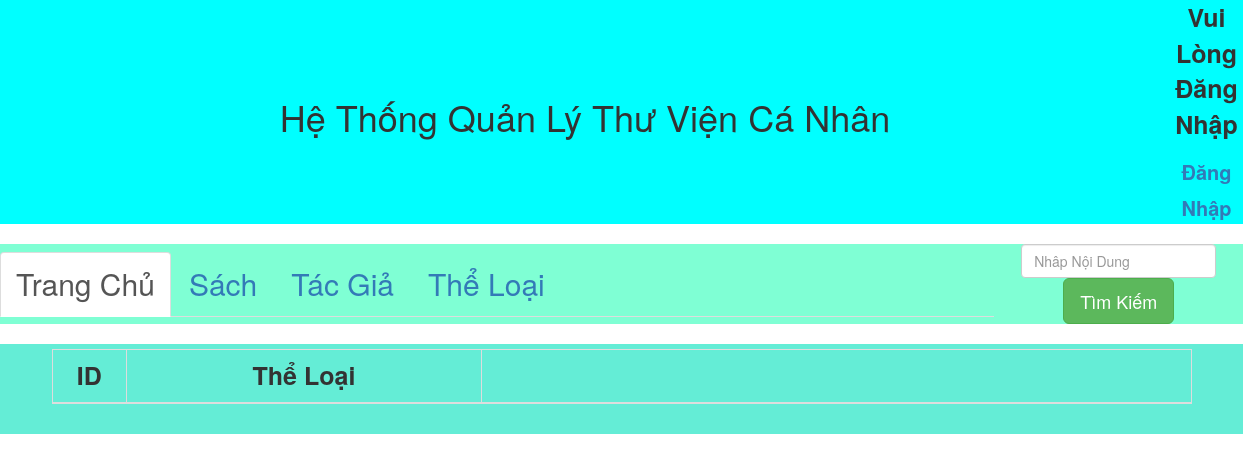
The app's page /category/, older data.
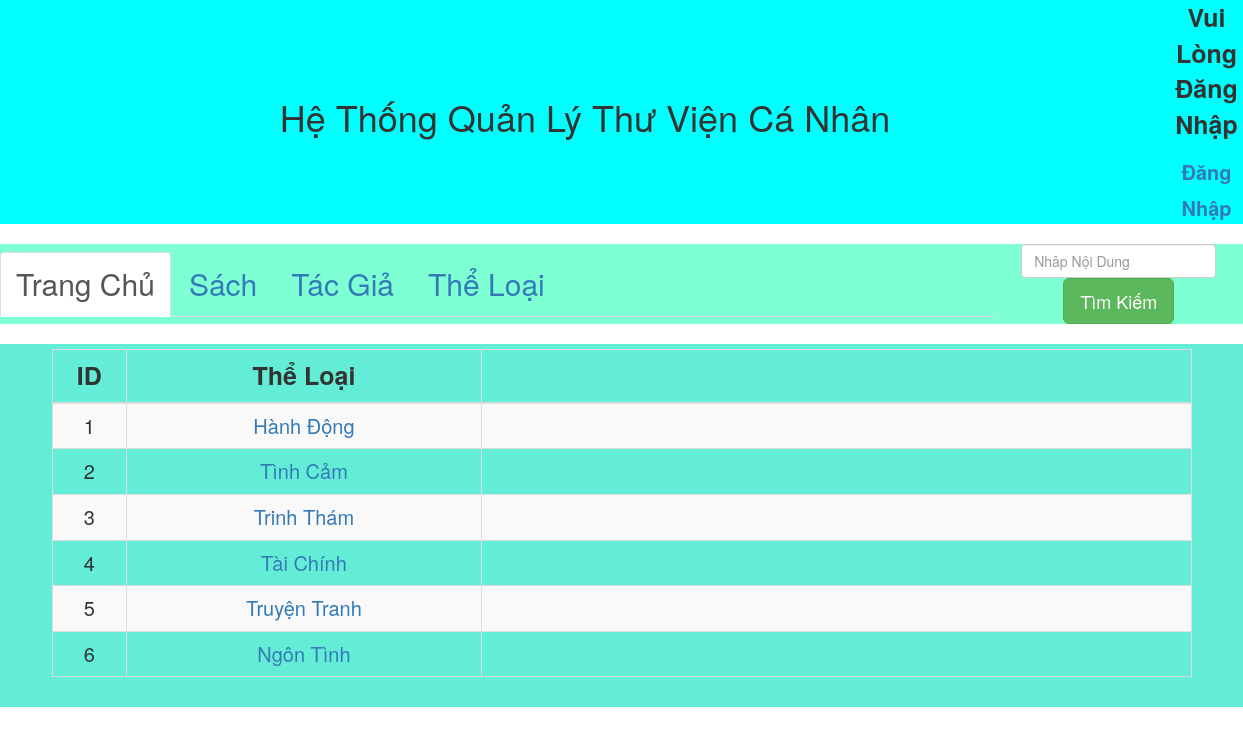
The same page, newer data.
### catalog/models.py (models this page shows)
class Category(models.Model):
    id = models.AutoField(primary_key=True)
    name = models.CharField(max_length=32)

### catalog/views.py (the view)
# urls.py: path('category/', views.category),
def category(request):
    category_list = models.Category.objects.all()
    return render(request, "category/category.html", {"category_list": category_list})

### templates/category/category.html (shortened to what this page needs)
{% extends "base.html" %}
{% block content %}
<div class="container" style="padding-bottom: 5px;">
</div>
<div class="container">
    <table class="table table-striped table-hover table-bordered">
        <thead>
            <tr>
                <th Style="width:20px;">ID</th>
                <th Style="width:200px;">Thể Loại</th>
                <th Style="width:400px;" class="last">
                </th>
            </tr>
        </thead>
        <tbody>
            {% for category in category_list %}
            <tr>
                <td>{{ forloop.counter }}</td>
                <td>
                    <a href="/category_book/{{ category.pk }}">{{ category.name }}</a>
                </td>
                <td>
                </td>
            </tr>
            {% endfor %}
        </tbody>
    </table>
</div>
{% endblock %}

### templates/base.html (shortened to what this page needs)
<!DOCTYPE html>
<html lang="en">
<head>
    <link href="/static/bootstrap-3.3.7/css/bootstrap.css" rel="stylesheet">
</head>
<body>
    <table Style="background-color: aqua; width: 100%;">
        <tr>
            <th style="width: 80%">
                <div class="container">
                    <h1>Hệ Thống Quản Lý Thư Viện Cá Nhân</h1>
                </div>
            </th>
            <th >
                <div>
                    {% if user.is_authenticated %}
                    Xin Chào {{ user.username }}!
                    <p><a href="{% url 'logout' %}">Đăng Xuất</a></p>
                    {% else %}
                    <p>Vui Lòng Đăng Nhập</p>
                    <a href="{% url 'login' %}">Đăng Nhập</a>
                    {% endif %}
                </div>
            </th>
        </tr>
    </table>
    <br>
    <table style="width: 100%; background-color: aquamarine;">
        <tr>
            <td style="width: 80%; text-align: left">
                <ul class="nav nav-tabs  " id="myTab">
                    <li role="presentation" class="active"><a Style="font-size:30px" href="/index/">Trang Chủ</a>
                    </li>
                    <li role="presentation"><a Style="font-size:30px" href="/book/">Sách</a></li>
                    <li role="presentation"><a Style="font-size:30px" href="/author/">Tác Giả</a></li>
                    <li role="presentation"><a Style="font-size:30px" href="/category/">Thể Loại</a></li>
                </ul>
            </td>
            <td>
                <form action="{% url 'search' %}" class="form-inline" method="get">
                    <div class="form-group mx-sm-3 mb-2">
                        <input name="search" type="" class="form-control" id="" placeholder="Nhâp Nội Dung">
                        <button type="submit" class="btn btn-success btn-lg mb-2">Tìm Kiếm</button>
                    </div>
                </form>
            </td>
        </tr>
    </table>
    <br>
    <div style="background-color:rgb(100, 237, 214); padding-bottom: 10px;">
        {% block content %}
        {% endblock %}
    </div>
</body>
</html>

Row changes from the older to the newer data that the page shows:
added Category: name "Hành Động"
added Category: name "Tình Cảm"
added Category: name "Trinh Thám"
added Category: name "Tài Chính"
added Category: name "Truyện Tranh"
added Category: name "Ngôn Tình"
